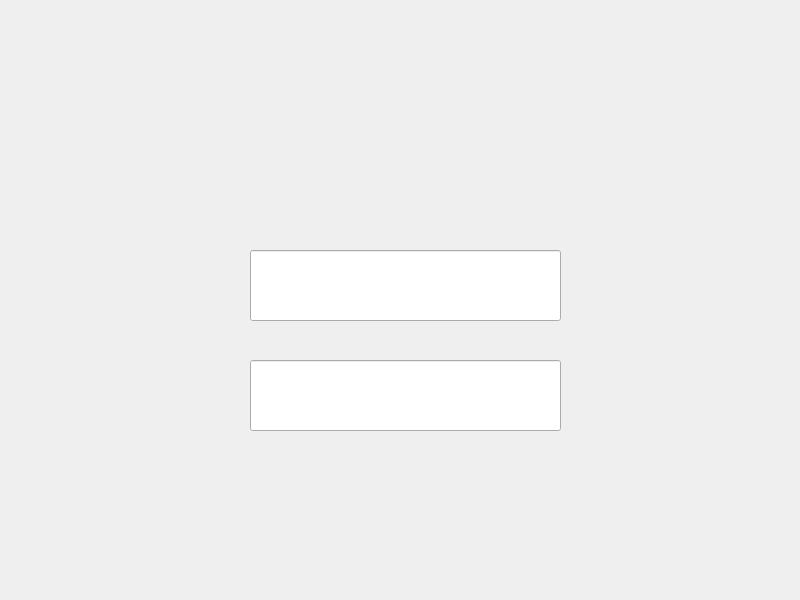
<?xml version="1.0" encoding="UTF-8"?>
<ui version="4.0">
 <class>Widget</class>
 <widget class="QWidget" name="Widget">
  <property name="geometry">
   <rect>
    <x>0</x>
    <y>0</y>
    <width>800</width>
    <height>600</height>
   </rect>
  </property>
  <property name="windowTitle">
   <string>Widget</string>
  </property>
  <widget class="QLabel" name="label">
   <property name="geometry">
    <rect>
     <x>290</x>
     <y>110</y>
     <width>191</width>
     <height>81</height>
    </rect>
   </property>
   <property name="text">
    <string/>
   </property>
  </widget>
  <widget class="QLineEdit" name="lineEdit">
   <property name="geometry">
    <rect>
     <x>250</x>
     <y>250</y>
     <width>311</width>
     <height>71</height>
    </rect>
   </property>
  </widget>
  <widget class="QLineEdit" name="lineEdit_2">
   <property name="geometry">
    <rect>
     <x>250</x>
     <y>360</y>
     <width>311</width>
     <height>71</height>
    </rect>
   </property>
  </widget>
 </widget>
 <resources/>
 <connections/>
</ui>
